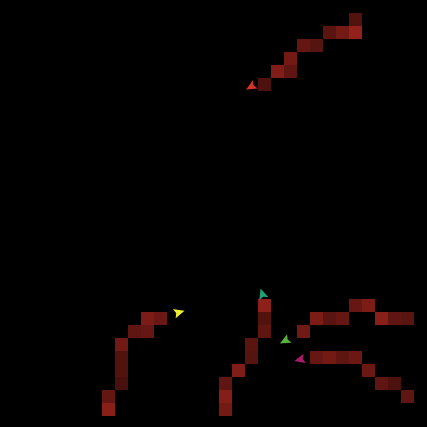
#> input picture sim_pics/bbb-init-1.png, 427 x 427 px
$ jupyter execute --allow-errors figures_v2.ipynb
#> lines starting #> are read from the running program, lines starting #| are printed output that depends on the picture
# Install Packages

[cell 1]
import numpy as np
import pandas as pd
import matplotlib as mpl
import matplotlib.pyplot as plt
from PIL import Image
import seaborn as sns
import re
import scipy.optimize as scpy

# modules to support in non-linear fitting
import statsmodels.api as sm
from ISLP.models import (summarize,
    poly,
    ModelSpec as MS)
from statsmodels.stats.anova import anova_lm

plt.rcParams['figure.dpi'] = 600
plt.rcParams['savefig.dpi'] = 600

import warnings
warnings.filterwarnings('ignore')

# Colormap and BBB Initialization

[cell 2]
fig, axs = plt.subplots(1, 2, figsize=(8, 8), layout='constrained')

# colors extrapolated from default NetLogo Color Swatches
cmap = mpl.colors.ListedColormap(['#050201', '#130504', '#210806', '#2f0b09', '#3d0e0b', '#4c120e',
                                  '#5a1511', '#681813', '#761b16', '#841e18', '#92211b'])

axs[0].imshow(np.asarray(Image.open('sim_pics/bbb-init-1.png')))
axs[1].imshow(np.asarray(Image.open('sim_pics/bbb-init-2.png')))
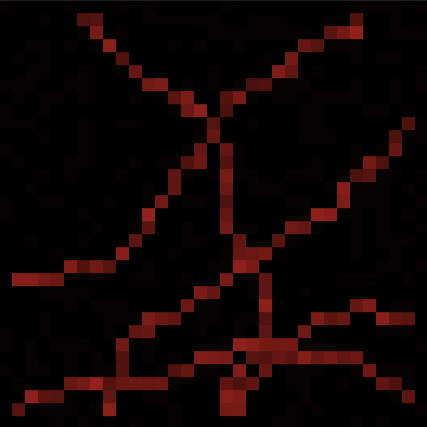
#> input picture sim_pics/bbb-init-2.png, 427 x 427 px

axs[0].axis('off')
axs[1].axis('off')

plt.colorbar(
    mpl.cm.ScalarMappable(cmap=cmap),
    ax=axs.ravel().tolist(),
    ticks = [0, 0.5, 1],
    orientation='horizontal',
    spacing='proportional',
    label='Integrity',
)
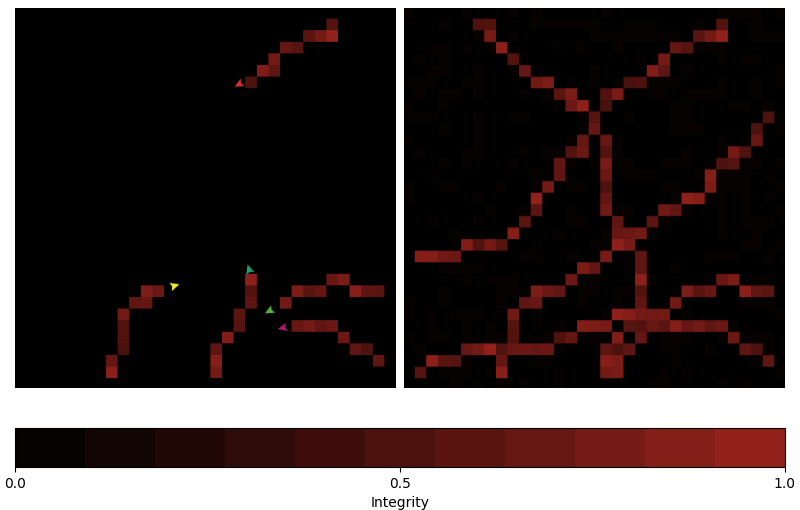
#> figure drawn by matplotlib, 3 panels
